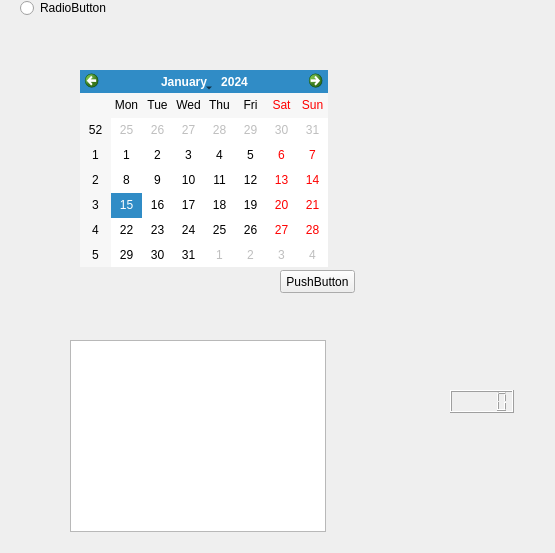
<?xml version="1.0" encoding="UTF-8"?>
<ui version="4.0">
 <class>Form</class>
 <widget class="QWidget" name="Form">
  <property name="geometry">
   <rect>
    <x>0</x>
    <y>0</y>
    <width>555</width>
    <height>553</height>
   </rect>
  </property>
  <property name="windowTitle">
   <string>Form</string>
  </property>
  <widget class="QRadioButton" name="radioButton">
   <property name="enabled">
    <bool>true</bool>
   </property>
   <property name="geometry">
    <rect>
     <x>20</x>
     <y>0</y>
     <width>89</width>
     <height>16</height>
    </rect>
   </property>
   <property name="text">
    <string>RadioButton</string>
   </property>
  </widget>
  <widget class="QCalendarWidget" name="calendarWidget">
   <property name="geometry">
    <rect>
     <x>80</x>
     <y>70</y>
     <width>248</width>
     <height>197</height>
    </rect>
   </property>
  </widget>
  <widget class="QPushButton" name="pushButton">
   <property name="geometry">
    <rect>
     <x>280</x>
     <y>270</y>
     <width>75</width>
     <height>23</height>
    </rect>
   </property>
   <property name="text">
    <string>PushButton</string>
   </property>
   <property name="iconSize">
    <size>
     <width>30</width>
     <height>16</height>
    </size>
   </property>
  </widget>
  <widget class="QTableWidget" name="tableWidget">
   <property name="geometry">
    <rect>
     <x>70</x>
     <y>340</y>
     <width>256</width>
     <height>192</height>
    </rect>
   </property>
   <property name="minimumSize">
    <size>
     <width>256</width>
     <height>0</height>
    </size>
   </property>
  </widget>
  <widget class="QLCDNumber" name="lcdNumber">
   <property name="geometry">
    <rect>
     <x>450</x>
     <y>390</y>
     <width>64</width>
     <height>23</height>
    </rect>
   </property>
  </widget>
 </widget>
 <resources/>
 <connections>
  <connection>
   <sender>radioButton</sender>
   <signal>clicked()</signal>
   <receiver>calendarWidget</receiver>
   <slot>showNextYear()</slot>
   <hints>
    <hint type="sourcelabel">
     <x>50</x>
     <y>9</y>
    </hint>
    <hint type="destinationlabel">
     <x>138</x>
     <y>128</y>
    </hint>
   </hints>
  </connection>
 </connections>
</ui>
